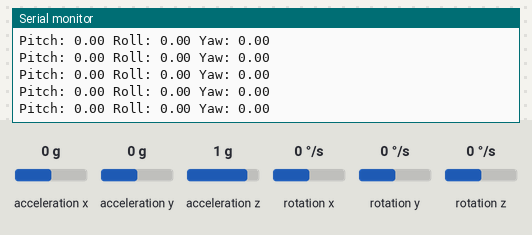
Bench run of a sketch on a simulated Arduino Uno, built with avr-gcc and run on an emulated ATmega328P. Parts: the last lines printed to the serial monitor. Inputs (shaded band) come from the test bench; at power-on: acceleration x 0 g, rotation z 0 °/s, acceleration y 0 g, acceleration z 1 g, rotation x 0 °/s, rotation y 0 °/s.

Above: at 5.2 s.
5.3 s: acceleration x set to 0.8 g
At 6.4 s:
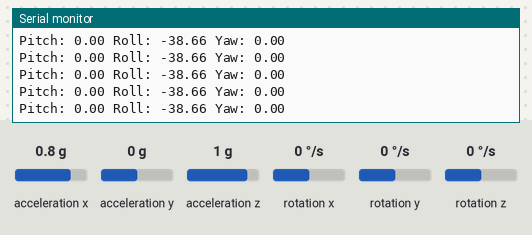
8.3 s: rotation z set to 100 °/s
At 8.9 s:
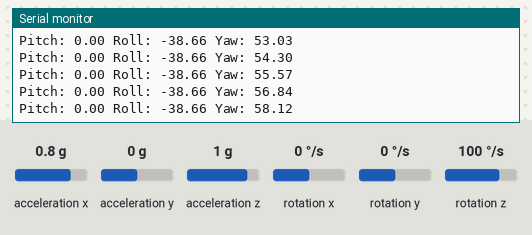
11.3 s: acceleration x set to 0 g
At 12.4 s:
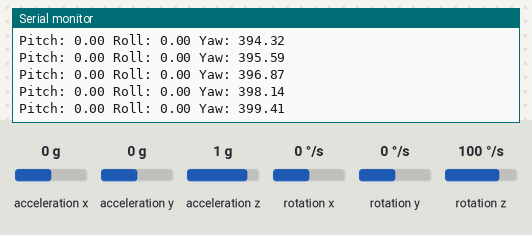
14.3 s: acceleration y set to -1.4 g
At 15.1 s:
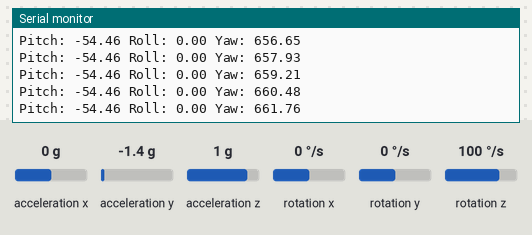
17.3 s: acceleration z set to -1.4 g
At 18.4 s:
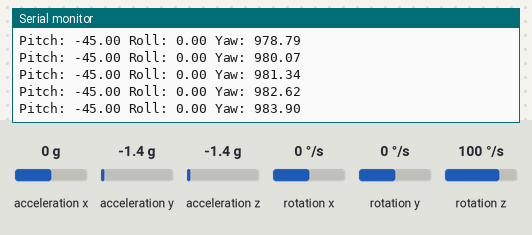
Timing chart, 0 to 19.8 s (numbered marks = the images above; inputs shaded):
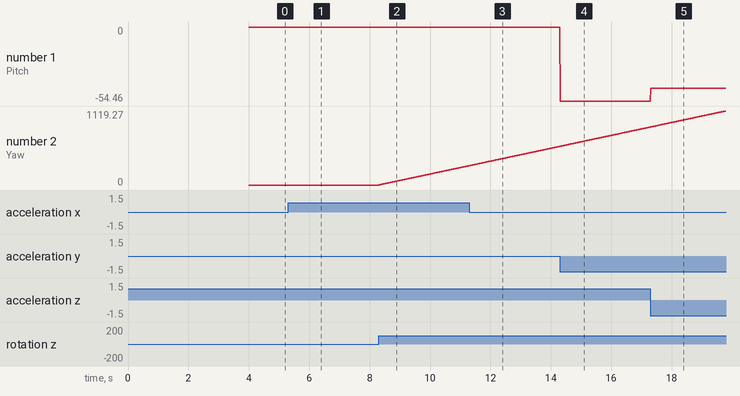

Measured:
- after the input at 5.3 s, the serial monitor: prints a new line at once (image 1)
- after the input at 8.3 s, the serial monitor: prints a new line at once (image 2)
- plotted number 2: 0 → 292.3 after the input at 8.3 s

The sketch:

Gyro_rot_3axis.ino
```cpp
#include <Arduino.h>
#include <Wire.h>
#include <MPU6050_light.h>

// Initialize MPU6050 mpu object to communicate on the I2C Wire.
MPU6050 mpu(Wire);
// Initialize a variable 'timer' to store value for printing data intervals.
unsigned long timer = 0;

// Fill in the setup() function, which is executed only once during power-up.
void setup() {
  // Initialize the Serial port with 115200 baud rate.
  Serial.begin(115200);

  // Initialize the Wire library.
  Wire.begin();

  // Initialize the MPU6050 object.
  mpu.begin();

  // Print a message to the Serial Monitor instructing the user not to move the MPU6050.
  Serial.println("Please don't move the MPU6050");

  // Print a message to the Serial Monitor indicating that calculation is in progress.
  Serial.println("Calculating gyroscope offsets...");

  // Delay 1 second (1000 milliseconds) before calculating gyro offsets.
  delay(1000);

  // Calculate and set gyroscope offsets.
  mpu.calcGyroOffsets();

  // Print a message to the Serial Monitor indicating that the calibration is completed.
  Serial.println("Calibration completed");
}

// Fill in the loop() function, which is called repeatedly during the program execution.
void loop() {
  // Update the current MPU6050 data.
  mpu.update();

  // Check if 10 milliseconds have passed since the last data was printed.
  if (millis() - timer > 10) {
    // Print the pitch (angle X) value.
    Serial.print("Pitch: ");
    Serial.print(mpu.getAngleX());

    // Print the roll (angle Y) value.
    Serial.print(" Roll: ");
    Serial.print(mpu.getAngleY());

    // Print the yaw (angle Z) value.
    Serial.print(" Yaw: ");
    Serial.println(mpu.getAngleZ());

    // Update the timer variable with the current time.
    timer = millis();
  }
}
```
